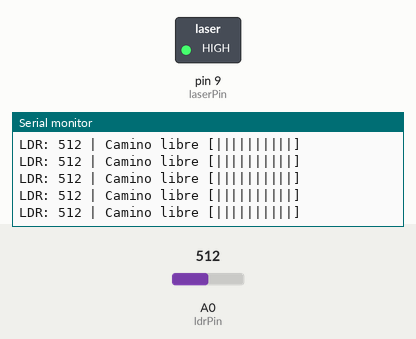
A sketch run on a simulated Arduino Uno, built with avr-gcc and run on an emulated ATmega328P. Shown: switched loads named in the sketch (green lamp = pin HIGH), the last lines printed to the serial monitor. Inputs (shaded band) come from the test bench; at power-on: A0 (ldrPin) = 512.

Above: at 4.2 s.
4.3 s: A0 (ldrPin) set to 716
At 4.46 s:
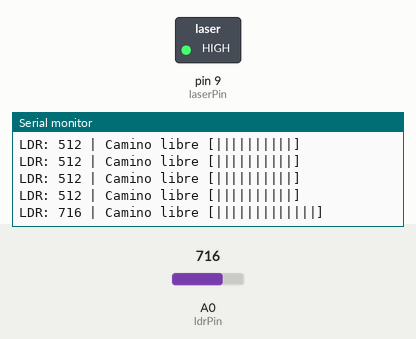
6.2 s: A0 (ldrPin) set to 900
At 6.47 s:
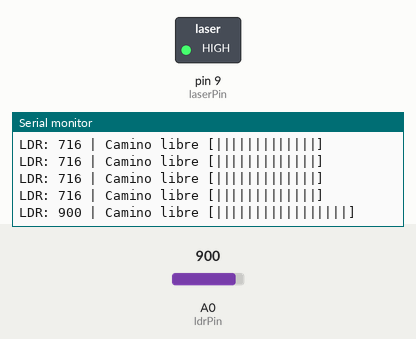

Measured:
- after the input at 4.3 s, the serial monitor: prints a new line at once (image 1)
- after the input at 6.2 s, the serial monitor: prints a new line after 0.12 s (image 2)

The sketch:

ldr+laser.ino
```cpp
// Pines de conexión
const int laserPin = 9;      // KY-008 Láser
const int ldrPin = A0;       // Fotoresistencia (analógico)

// Variables de calibración
int umbral;                  // Umbral de detección
int valorSinLaser;           // Valor LDR sin láser
int valorConLaser;           // Valor LDR con láser

// Estado del sistema
bool objetoDetectado = false;

void setup() {
  Serial.begin(9600);

  // Configurar pines
  pinMode(laserPin, OUTPUT);

  Serial.println("=== SENSOR LASER-LDR ===");
  Serial.println("Calibrando automaticamente...");

  // Calibración automática
  calibrarSistema();

  Serial.println("Sistema listo!");
  Serial.println("----------------------------");
}

void loop() {
  // Leer valor del LDR
  int valorLDR = analogRead(ldrPin);

  // Detectar si hay objeto
  bool hayObjeto = detectarObjeto(valorLDR);

  // Mostrar resultados por Serial
  mostrarResultados(valorLDR, hayObjeto);

  delay(200); // Pequeña pausa
}

// 🎯 FUNCIÓN: Calibración automática
void calibrarSistema() {
  // 1. Medir luz ambiente (láser APAGADO)
  digitalWrite(laserPin, LOW);
  delay(1000);
  valorSinLaser = promediarLectura(10);

  // 2. Medir luz con láser (láser ENCENDIDO)
  digitalWrite(laserPin, HIGH);
  delay(1000);
  valorConLaser = promediarLectura(10);

  // 3. Calcular umbral automático (punto medio)
  umbral = (valorSinLaser + valorConLaser) / 2;

  // Mostrar valores de calibración
  Serial.println("=== CALIBRACION COMPLETADA ===");
  Serial.print("Sin laser: "); Serial.println(valorSinLaser);
  Serial.print("Con laser: "); Serial.println(valorConLaser);
  Serial.print("Umbral: "); Serial.println(umbral);
  Serial.println();
}

// 🎯 FUNCIÓN: Detectar objeto
bool detectarObjeto(int valorLDR) {
  // Si el valor está más cerca del "sin láser" → OBJETO DETECTADO
  if (abs(valorLDR - valorSinLaser) < abs(valorLDR - valorConLaser)) {
    return true;
  } else {
    return false;
  }
}

// 🎯 FUNCIÓN: Promediar lecturas para mayor precisión
int promediarLectura(int muestras) {
  long suma = 0;
  for (int i = 0; i < muestras; i++) {
    suma += analogRead(ldrPin);
    delay(50);
  }
  return suma / muestras;
}

// 🎯 FUNCIÓN: Mostrar resultados en Monitor Serial
void mostrarResultados(int valorLDR, bool hayObjeto) {
  Serial.print("LDR: ");
  Serial.print(valorLDR);
  Serial.print(" | ");

  if (hayObjeto) {
    Serial.print(">>> OBJETO DETECTADO! <<<");
  } else {
    Serial.print("Camino libre");
  }

  // Barra visual de intensidad
  Serial.print(" [");
  int barras = map(valorLDR, 0, 1023, 0, 20);
  for (int i = 0; i < barras; i++) {
    Serial.print("|");
  }
  Serial.println("]");
}
```
